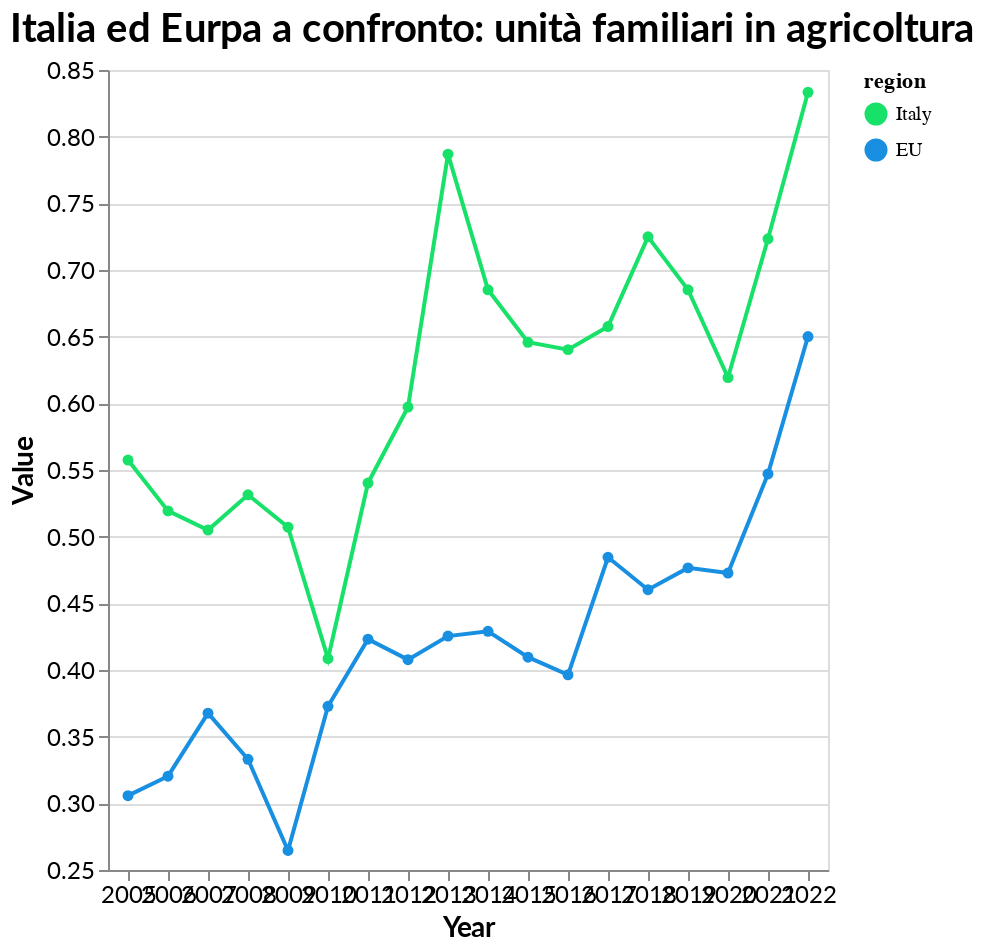

The notebook cell saved with this chart:
### Code cell
## GRAFICO AGUZZO LOL

data_family = pd.read_excel(r"E:\Gianluca\Master Big Data Pisa\Progetto_Finale\Agricolo 2\Group_6_2024_Project\Grafici\income family work - eu it.xlsx")
data_family_long = data_family.melt(id_vars=['TIME_PERIOD'], var_name='region', value_name='value')

# Define custom color mapping
color_scale = alt.Scale(
    domain=['Italy', 'EU'],
    range=['#18E169', '#188FE1']
)

base = alt.Chart(data_family_long).encode(
    x=alt.X('TIME_PERIOD:O', title='Year', axis=alt.Axis(labelAngle=0)),
    y=alt.Y('value:Q', title='Value', scale=alt.Scale(zero=False)),
    color=alt.Color('region:N', scale=color_scale),
    tooltip=[
        alt.Tooltip("TIME_PERIOD:O", title="Year"),
        alt.Tooltip("value:Q", title="Percentage")
    ]
).properties(
    width="container",
    height=400,
    title='Italia ed Eurpa a confronto: unità familiari in agricoltura'
)

line_plot = base.mark_line(point=True)
line_plot.display()

### Figure 1 — Vega-Lite specification as saved in the notebook (floating-point values rounded to 4 significant figures)
{"config": {"background": "transparent", "title": {"font": "Lato", "fontSize": 20, "anchor": "start", "color": "black"}, "axis": {"labelFont": "Lato", "titleFont": "Lato", "labelFontSize": 12, "titleFontSize": 14}}, "data": {"name": "data-044dc5f01c804be26608afa4eef1e978"}, "mark": {"type": "line", "point": true}, "encoding": {"color": {"field": "region", "scale": {"domain": ["Italy", "EU"], "range": ["#18E169", "#188FE1"]}, "type": "nominal"}, "tooltip": [{"field": "TIME_PERIOD", "title": "Year", "type": "ordinal"}, {"field": "value", "title": "Percentage", "type": "quantitative"}], "x": {"axis": {"labelAngle": 0}, "field": "TIME_PERIOD", "title": "Year", "type": "ordinal"}, "y": {"field": "value", "scale": {"zero": false}, "title": "Value", "type": "quantitative"}}, "height": 400, "title": "Italia ed Eurpa a confronto: unità familiari in agricoltura", "width": "container", "$schema": "https://vega.github.io/schema/vega-lite/v5.17.0.json", "datasets": {"data-044dc5f01c804be26608afa4eef1e978": [{"TIME_PERIOD": 2005, "region": "Italy", "value": 0.5574}, {"TIME_PERIOD": 2006, "region": "Italy", "value": 0.5193}, {"TIME_PERIOD": 2007, "region": "Italy", "value": 0.5049}, {"TIME_PERIOD": 2008, "region": "Italy", "value": 0.5314}, {"TIME_PERIOD": 2009, "region": "Italy", "value": 0.5071}, {"TIME_PERIOD": 2010, "region": "Italy", "value": 0.4085}, {"TIME_PERIOD": 2011, "region": "Italy", "value": 0.5402}, {"TIME_PERIOD": 2012, "region": "Italy", "value": 0.5972}, {"TIME_PERIOD": 2013, "region": "Italy", "value": 0.7869}, {"TIME_PERIOD": 2014, "region": "Italy", "value": 0.6851}, {"TIME_PERIOD": 2015, "region": "Italy", "value": 0.6458}, {"TIME_PERIOD": 2016, "region": "Italy", "value": 0.6403}, {"TIME_PERIOD": 2017, "region": "Italy", "value": 0.6576}, {"TIME_PERIOD": 2018, "region": "Italy", "value": 0.7249}, {"TIME_PERIOD": 2019, "region": "Italy", "value": 0.6852}, {"TIME_PERIOD": 2020, "region": "Italy", "value": 0.6194}, {"TIME_PERIOD": 2021, "region": "Italy", "value": 0.7234}, {"TIME_PERIOD": 2022, "region": "Italy", "value": 0.8332}, {"TIME_PERIOD": 2005, "region": "EU", "value": 0.3058}, {"TIME_PERIOD": 2006, "region": "EU", "value": 0.3204}, {"TIME_PERIOD": 2007, "region": "EU", "value": 0.3676}, {"TIME_PERIOD": 2008, "region": "EU", "value": 0.3331}, {"TIME_PERIOD": 2009, "region": "EU", "value": 0.2646}, {"TIME_PERIOD": 2010, "region": "EU", "value": 0.3728}, {"TIME_PERIOD": 2011, "region": "EU", "value": 0.4231}, {"TIME_PERIOD": 2012, "region": "EU", "value": 0.4078}, {"TIME_PERIOD": 2013, "region": "EU", "value": 0.4254}, {"TIME_PERIOD": 2014, "region": "EU", "value": 0.429}, {"TIME_PERIOD": 2015, "region": "EU", "value": 0.4096}, {"TIME_PERIOD": 2016, "region": "EU", "value": 0.3964}, {"TIME_PERIOD": 2017, "region": "EU", "value": 0.4845}, {"TIME_PERIOD": 2018, "region": "EU", "value": 0.4602}, {"TIME_PERIOD": 2019, "region": "EU", "value": 0.4766}, {"TIME_PERIOD": 2020, "region": "EU", "value": 0.4727}, {"TIME_PERIOD": 2021, "region": "EU", "value": 0.5471}, {"TIME_PERIOD": 2022, "region": "EU", "value": 0.6501}]}}
